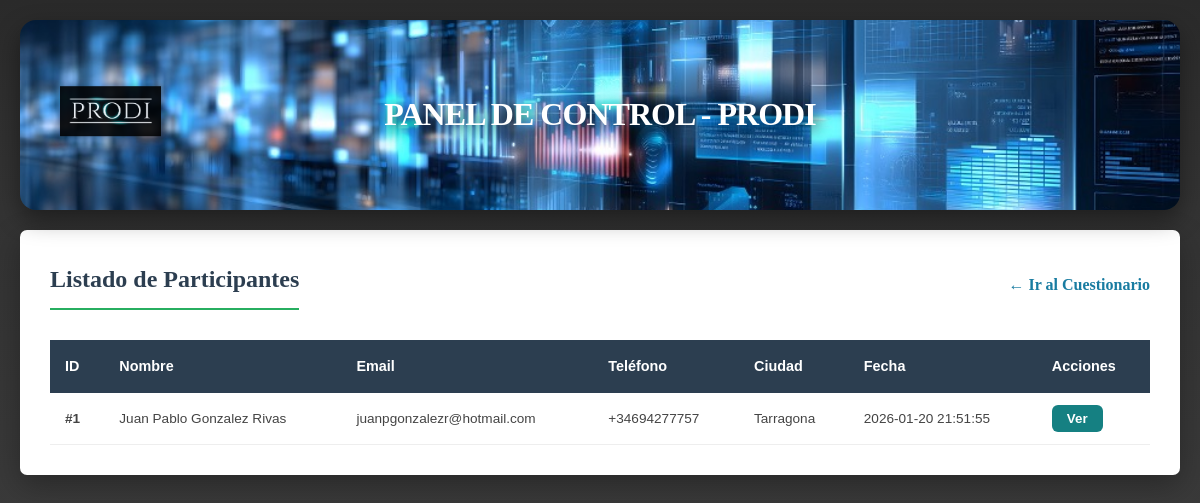
Page /dashboard on the earlier database version.
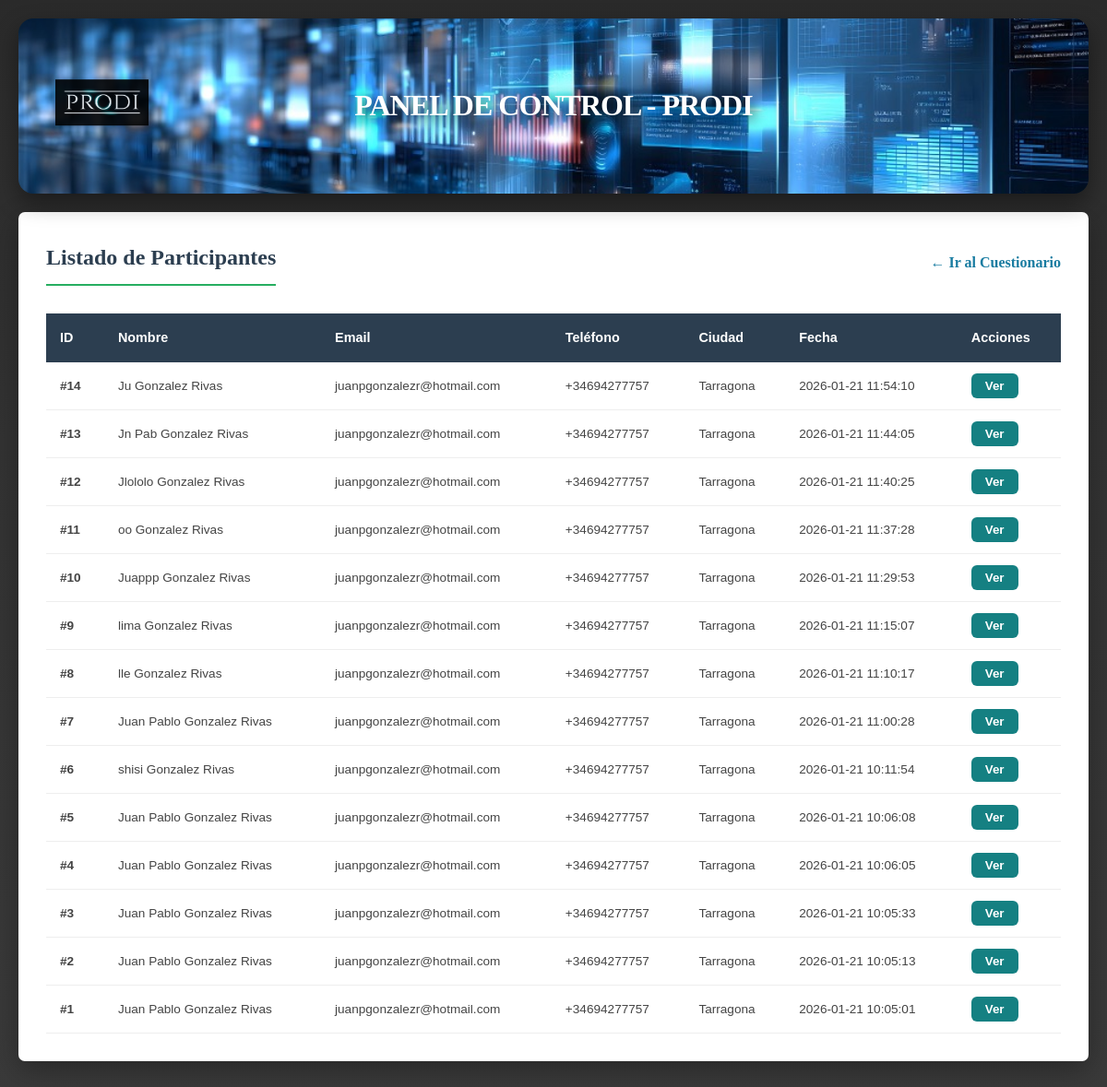
Same page on the later database version.
### tables this page shows
CREATE TABLE historias_clinicas (
            id INTEGER PRIMARY KEY AUTOINCREMENT,
            fecha_registro TEXT DEFAULT CURRENT_TIMESTAMP,
            nombre TEXT, apellidos TEXT, edad INTEGER, sexo TEXT,
            email TEXT, 
            telefono TEXT, ciudad TEXT, pais TEXT,
            antecedentes TEXT, presion_sistolica INTEGER, presion_diastolica INTEGER,
            medicamento_presion TEXT, glucosa_ayunas INTEGER, medicamento_glucosa TEXT,
            hba1c REAL, colesterol_total INTEGER, trigliceridos INTEGER,
            colesterol_ldl INTEGER, colesterol_hdl INTEGER, medicamento_lipidos TEXT,
            peso_kg REAL, talla_cm REAL, perimetro_abdominal REAL, medicamento_peso TEXT,
            desea_bajar_peso TEXT, porcentaje_perdida TEXT, tiempo_perdida TEXT,
            habito_tabaquico TEXT, exposicion_humo TEXT, nivel_actividad TEXT,
            minutos_actividad_semana TEXT, raciones_frutas INTEGER, raciones_vegetales INTEGER,
            raciones_grano_entero INTEGER, raciones_pescado INTEGER, vasos_bebidas_azucaradas INTEGER,
            habitos_sal TEXT, frecuencia_lacteos TEXT, frecuencia_carnes TEXT,
            frecuencia_alcohol TEXT, cantidad_alcohol_dia TEXT, puntuacion_sueno INTEGER,
            ronca TEXT, circunferencia_cuello REAL, enfermedades_presentadas TEXT,
            escala_salud_hoy INTEGER, ansiedad_nervios TEXT, control_preocupacion TEXT,
            poco_interes TEXT, sentimiento_deprimido TEXT, nivel_optimismo INTEGER,
            nivel_pesimismo INTEGER, notas_medico TEXT, analisis_driver TEXT
        );

### app.py (the view)
@app.route('/dashboard')
def dashboard():
    try:
        conn = sqlite3.connect('prodi_salud.db')
        conn.row_factory = sqlite3.Row
        cursor = conn.cursor()
        cursor.execute("SELECT * FROM historias_clinicas ORDER BY fecha_registro DESC")
        pacientes = cursor.fetchall()
        conn.close()
        return render_template('dashboard.html', pacientes=pacientes)
    except Exception as e:
        return f"Error al cargar el dashboard: {e}"

### templates/dashboard.html (shortened to what this page needs)
<!DOCTYPE html>
<html lang="es">
<head>
    <link rel="stylesheet" href="{{ url_for('static', filename='css/styles_cuestionario.css') }}">
</head>
<body>
    <section class="banner-section" style="background-image: url('{{ url_for('static', filename='img/bds.jpg') }}');">
        <div class="logo-container">
            <a href="/">
                <img src="{{ url_for('static', filename='img/logo.jpg') }}" alt="Logo PRODI" class="banner-logo">
            </a>
        </div>
        <h1 class="section-header">Panel de Control - PRODI</h1>
    </section>
    <div class="dashboard-container">
        <div style="display: flex; justify-content: space-between; align-items: center; margin-bottom: 20px;">
            <h2 style="color: #2c3e50; margin: 0;">Listado de Participantes</h2>
            <a href="/" class="back-link" style="margin: 0;">← Ir al Cuestionario</a>
        </div>
        <div class="table-responsive">
            <table>
                <thead>
                    <tr>
                        <th>ID</th>
                        <th>Nombre</th>
                        <th>Email</th>
                        <th>Teléfono</th>
                        <th>Ciudad</th>
                        <th>Fecha</th>
                        <th>Acciones</th>
                    </tr>
                </thead>
                <tbody>
                    {% for p in pacientes %}
                    <tr>
                        <td><strong>#{{ p.id }}</strong></td>
                        <td>{{ p.nombre }} {{ p.apellidos }}</td>
                        <td>{{ p.email }}</td>
                        <td>{{ p.telefono }}</td>
                        <td>{{ p.ciudad }}</td>
                        <td>{{ p.fecha_registro }}</td>
                        <td>
                            <button class="btn-detalle" onclick="verDetalle('{{ p.id }}', '{{ p.nombre }}')">Ver</button>
                        </td>
                    </tr>
                    {% endfor %}
                </tbody>
            </table>
        </div>
    </div>
</body>
</html>

### static/css/styles_cuestionario.css (style rules this page uses)
:root { --color-bg: #014040; --color-primary: #02735E; --color-secondary: #ffffff; --color-accent: #F27405; --color-alert: rgba(115, 23, 2, 0.4); --glass-bg: rgba(255, 255, 255, 0.1); --glass-border: rgba(255, 255, 255, 0.2); }
body { font-family: Georgia, 'Times New Roman', Times, serif; background-image: url('../img/A5.jpg'); background-repeat: repeat; background-size: auto; background-position: center; color: #333; line-height: 1.6; padding: 20px; }
.banner-section { position: relative; background-size: cover; background-position: center; padding: 20px 20px; text-align: center; border-radius: 16px; box-shadow: 0 10px 25px rgba(0, 0, 0, 0.4); overflow: hidden; display: flex; align-items: center; justify-content: center; min-height: 150px; }
.banner-section::before { content: ""; position: absolute; top: 0; left: 0; right: 0; bottom: 0; background: rgba(0, 0, 0, 0.0); z-index: 1; }
.banner-section .section-header { position: relative; z-index: 2; color: #ffffff; font-size: 2rem; font-weight: 800; text-shadow: 2px 4px 15px rgba(0, 0, 0, 0.9); text-transform: uppercase; letter-spacing: -0.03em; line-height: 1.1; word-wrap: break-word; overflow-wrap: break-word; max-width: 95%; margin: 0 auto; }
h1 { font-family: Georgia, 'Times New Roman', Times, serif; }
.logo-container { position: absolute; top: 15px; left: 25px; z-index: 10; }
.banner-logo { height: 60px; width: auto; opacity: 0.9; transition: all 0.3s ease; filter: drop-shadow(0 2px 4px rgba(0,0,0,0.5)); }

### templates/dashboard.html (style rules this page uses)
body { font-family: Georgia, 'Times New Roman', Times, serif; background: linear-gradient(180deg, #2a2a2a 0%, #333333 40%, #3a3a3a 100%); color: #f0f0f0; line-height: 1.6; padding: 1.5; margin: 0; }
.banner-section { position: relative; height: 120px; background-size: cover; background-position: center; display: flex; justify-content: center; align-items: center; }
.section-header { color: white; z-index: 2; font-size: 3rem; text-shadow: 2px 2px 10px rgba(0,0,0,0.8); border-bottom: none !important; margin: 0; }
.dashboard-container { padding: 30px; max-width: 1200px; margin: 20px auto; background: white; border-radius: 7px; box-shadow: 0 10px 30px rgba(0,0,0,0.3); color: #333; }
h2 { color: #2c3e50; margin-bottom: 20px; border-bottom: 2px solid #27ae60; padding-bottom: 10px; }
.table-responsive { overflow-x: auto; }
table { width: 100%; border-collapse: collapse; margin-top: 10px; font-family: sans-serif; }
th { background-color: #2c3e50; color: white; padding: 15px; text-align: left; font-size: 0.9rem; }
td { padding: 12px 15px; border-bottom: 1px solid #eee; color: #444; font-size: 0.85rem; }
.btn-detalle { background-color: #158082; color: white; border: none; padding: 6px 15px; border-radius: 6px; cursor: pointer; font-weight: bold; transition: 0.3s; }
.back-link { color: #197ca1; text-decoration: none; font-weight: bold; }
.logo-container { position: absolute; top: 50%; left: 40px; transform: translateY(-50%); z-index: 10; display: flex; align-items: center; }
.banner-logo { height: 50px; width: auto; }

Differences in the rows shown:
added historias_clinicas: id "14", nombre "Ju", apellidos "Gonzalez Rivas", email "juanpgonzalezr@hotmail.com", telefono "+34694277757", ciudad "Tarragona", fecha_registro "2026-01-21 11:54:10"
added historias_clinicas: id "13", nombre "Jn Pab", apellidos "Gonzalez Rivas", email "juanpgonzalezr@hotmail.com", telefono "+34694277757", ciudad "Tarragona", fecha_registro "2026-01-21 11:44:05"
added historias_clinicas: id "12", nombre "Jlololo", apellidos "Gonzalez Rivas", email "juanpgonzalezr@hotmail.com", telefono "+34694277757", ciudad "Tarragona", fecha_registro "2026-01-21 11:40:25"
added historias_clinicas: id "11", nombre "oo", apellidos "Gonzalez Rivas", email "juanpgonzalezr@hotmail.com", telefono "+34694277757", ciudad "Tarragona", fecha_registro "2026-01-21 11:37:28"
added historias_clinicas: id "10", nombre "Juappp", apellidos "Gonzalez Rivas", email "juanpgonzalezr@hotmail.com", telefono "+34694277757", ciudad "Tarragona", fecha_registro "2026-01-21 11:29:53"
added historias_clinicas: id "9", nombre "lima", apellidos "Gonzalez Rivas", email "juanpgonzalezr@hotmail.com", telefono "+34694277757", ciudad "Tarragona", fecha_registro "2026-01-21 11:15:07"
added historias_clinicas: id "8", nombre "lle", apellidos "Gonzalez Rivas", email "juanpgonzalezr@hotmail.com", telefono "+34694277757", ciudad "Tarragona", fecha_registro "2026-01-21 11:10:17"
added historias_clinicas: id "7", nombre "Juan Pablo", apellidos "Gonzalez Rivas", email "juanpgonzalezr@hotmail.com", telefono "+34694277757", ciudad "Tarragona", fecha_registro "2026-01-21 11:00:28"
added historias_clinicas: id "6", nombre "shisi", apellidos "Gonzalez Rivas", email "juanpgonzalezr@hotmail.com", telefono "+34694277757", ciudad "Tarragona", fecha_registro "2026-01-21 10:11:54"
added historias_clinicas: id "5", nombre "Juan Pablo", apellidos "Gonzalez Rivas", email "juanpgonzalezr@hotmail.com", telefono "+34694277757", ciudad "Tarragona", fecha_registro "2026-01-21 10:06:08"
added historias_clinicas: id "4", nombre "Juan Pablo", apellidos "Gonzalez Rivas", email "juanpgonzalezr@hotmail.com", telefono "+34694277757", ciudad "Tarragona", fecha_registro "2026-01-21 10:06:05"
added historias_clinicas: id "3", nombre "Juan Pablo", apellidos "Gonzalez Rivas", email "juanpgonzalezr@hotmail.com", telefono "+34694277757", ciudad "Tarragona", fecha_registro "2026-01-21 10:05:33"
added historias_clinicas: id "2", nombre "Juan Pablo", apellidos "Gonzalez Rivas", email "juanpgonzalezr@hotmail.com", telefono "+34694277757", ciudad "Tarragona", fecha_registro "2026-01-21 10:05:13"
changed historias_clinicas id 1: fecha_registro "2026-01-20 21:51:55" → "2026-01-21 10:05:01"
